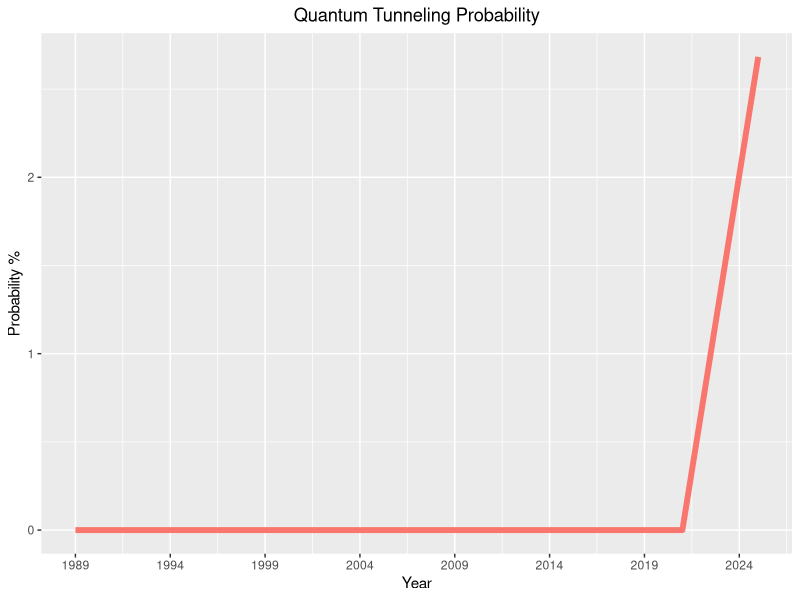
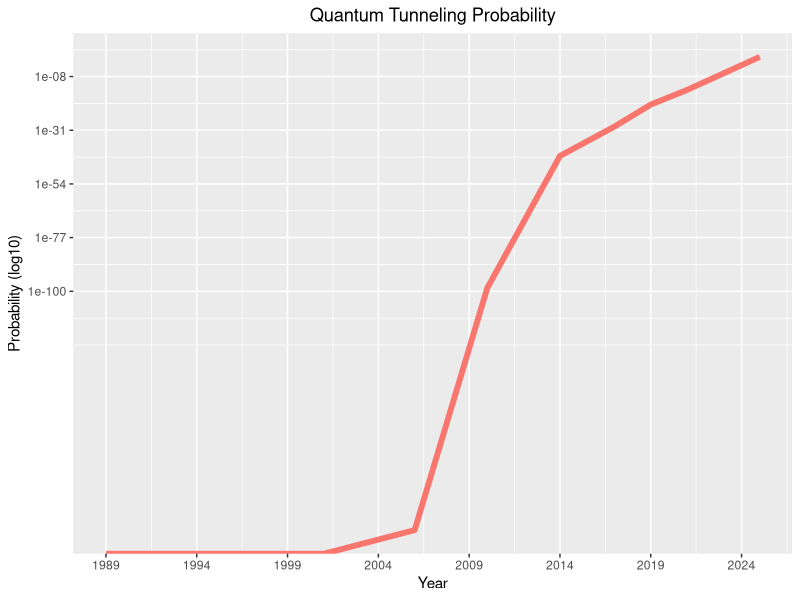

These charts were generated, in order, by the following R code:
## ---- chunk 1
knitr::opts_chunk$set(echo = TRUE)
library(ggplot2)
## ---- chunk 2
data <- data.frame(list(year = c(1989, 2001, 2006, 2010, 2014, 2017, 2019, 2021, 2025),
                        size = c(0.000008, 1.30e-7, 0.000000065, 0.000000032, 0.000000014, 1e-8, 7e-9, 5e-9, 5e-10)))
## ---- chunk 3
engel <- function(a, V, E) {
  # a = thickness of the barrier
  # V = potential energy of the barrier
  # E = kinetic energy of the electron
  # 6.626e-34 = the Plank constant
  # 1.6e-19 = 1 electron volt converted to joules
  # 9.1e-31 = mass of an electron
  exp(((-4 * a * pi) / 6.626e-34) * sqrt(2 * 9.1e-31 * ((V - E) * 1.6e-19)))
}
## ---- chunk 4
E <- 4.5
V <- 5

prob <- data.frame(Year=data$year, 'Barrier Size'=data$size, Probability=engel(data$size, V, E))
prob
## ---- chunk 5
g <- ggplot(data = data, aes(x = prob$Year, y = prob$Probability * 100, colour='red'))
g <- g + geom_line(size=2, show.legend=F)
g <- g + scale_x_continuous(breaks = seq(from=min(prob$Year), to=max(prob$Year), by=5))
g <- g + guides(fill=FALSE)
g <- g + theme(plot.title = element_text(hjust = 0.5))
g <- g + ggtitle('Quantum Tunneling Probability')
g <- g + xlab('Year')
g <- g + ylab('Probability %')
g
## ---- chunk 6
g <- ggplot(data = data, aes(x = prob$Year, y = prob$Probability * 100, colour='red'))
g <- g + geom_line(size=2, show.legend=F)
g <- g + scale_y_log10()
g <- g + scale_x_continuous(breaks = seq(from=min(prob$Year), to=max(prob$Year), by=5))
g <- g + guides(fill=FALSE)
g <- g + theme(plot.title = element_text(hjust = 0.5))
g <- g + ggtitle('Quantum Tunneling Probability')
g <- g + xlab('Year')
g <- g + ylab('Probability (log10)')
g
